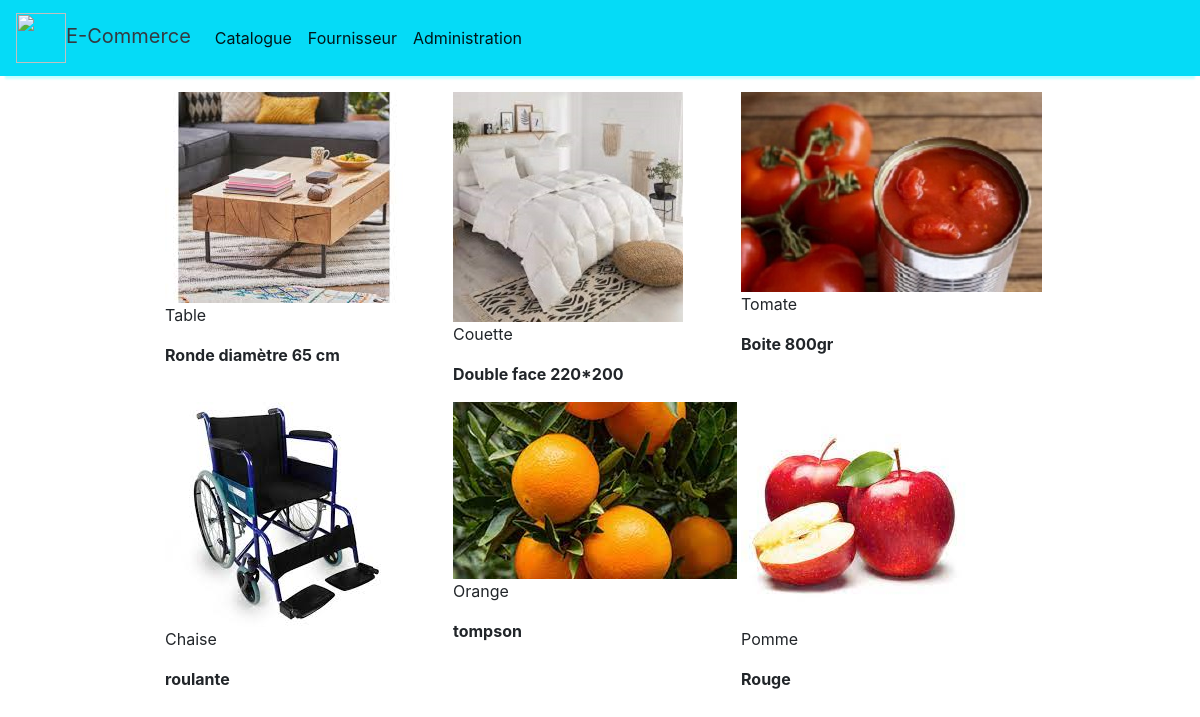
The app's page /magasin/ with its own data.
### magasin/models.py (models this page shows, shortened)
class Produit(models.Model):
    TYPE_CHOICES=[('fr','Frais'),('cs','Conserve'),('em','emballé')]
    libelle=models.CharField(max_length=255)
    description=models.TextField()
    prix=models.DecimalField(max_digits=10,decimal_places=3,default=0.000)
    type=models.CharField(max_length=2,choices=TYPE_CHOICES,default='em')
    img=models.ImageField(blank=True)
    categorie= models.ForeignKey('Categorie',on_delete=models.CASCADE,null=True)
    fournisseur=models.ForeignKey('Fournisseur', on_delete=models.CASCADE,null=True)

### magasin/views.py (the view)
# urls.py: path('',views.index),
def index(request):
    template=loader.get_template('magasin/search.html')
    products=Produit.objects.all()
    return HttpResponse(template.render( { 'products':products} ))

### magasin/templates/magasin/search.html (shortened to what this page needs)
{% extends 'magasin/base.html' %}
{% block content %}
<div class="container-fluid mt-3">
	<div class="row">
		<div id='products' class="col-lg-9 mx-auto">
			<div class="row mx-auto">
				{% for product in products %}
				<div  id={{product.id}} style="width: 18rem;">
					<img  src="{{product.img.url}}" alt="Card image cap">
					<div >
						<p >{{product.libelle}}</p>
						<p ><b>{{product.description}}</b></p>
					</div>
				</div>
				{% endfor %}
			</div>
		</div>
	</div>
</div>
{% endblock %}

### magasin/templates/magasin/base.html (shortened to what this page needs)
{% load static %}
<!doctype html>
<html lang="en">
<head>
  <link rel="stylesheet" href="https://maxcdn.bootstrapcdn.com/bootstrap/4.0.0/css/bootstrap.min.css"
>
</head>
<body>
<nav class="one-edge-shadow
  navbar navbar-light
  sticky-top navbar
  navbar-expand-lg
  text-white">
    <a class="navbar-brand ms-3 text-dark " href="/">
    <link rel="stylesheet" href="https://use.fontawesome.com/releases/v5.7.0/css/all.css">
    <img src="https://www.freepnglogos.com/uploads/shopping-cart-png/shopping-cart-svg-png-icon-download-28.png" style="width:50px;height:50px;color:text-light;">E-Commerce</a>
    <div class="collapse navbar-collapse" id="navbarSupportedContent">
      <ul class="navbar-nav mr-auto">
        <li class="nav-item active">
          <a class="nav-link" href="/magasin">Catalogue<span class="sr-only">(current)</span></a>
        </li>
        <li class="nav-item active">
          <a class="nav-link" href="/">Fournisseur <span class="sr-only">(current)</span></a>
        </li>
        <li class="nav-item active">
            <a class="nav-link" href="/admin">Administration <span class="sr-only">(current)</span></a>
        </li>
      </ul>
    </div>
  </nav>
  {% block content %}{% endblock %}
</body>
</html>

### magasin/templates/magasin/base.html (style rules this page uses)
nav { background-color: rgb(5, 219, 247); }
.one-edge-shadow { box-shadow: 0 8px 2px -5px rgb(200, 255, 255); }

### records on screen
Produit: {{ product.id }} 1 (drawn), img (picture), libelle "Table", description "Ronde diamètre 65 cm"
Produit: img (picture), libelle "Couette", description "Double face 220*200"
Produit: img (picture), libelle "Tomate", description "Boite 800gr"
Produit: img (picture), libelle "Chaise", description "roulante"
Produit: img (picture), libelle "Orange", description "tompson"
Produit: img (picture), libelle "Pomme", description "Rouge"
